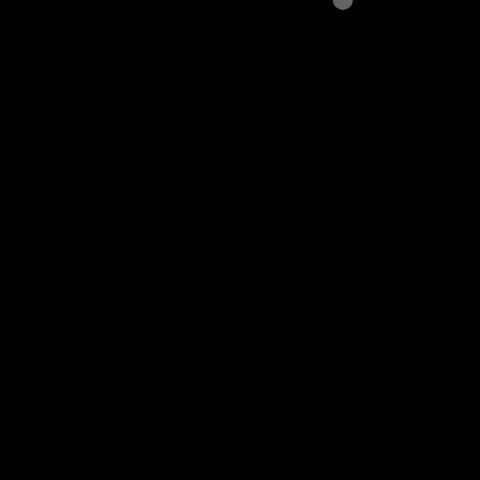
Frame 1 (no input)
Frame 60 (no input): identical to frame 1, image omitted
Frame 120 (the mouse pressed at the canvas centre since frame 60): identical to frame 1, image omitted

The p5.js sketch that drew this single still picture (run headless with seeded random() and noise() and a simulated clock; from frame 60 on, the mouse is pressed at the canvas centre):

// p5.js sketch
// ── sketch.js
var myX;
var myY;
var mySize;
var myTargetX;
var myTargetY;

function setup () {
	createCanvas(480, 480);
	
	mySize = 20;
	myX = random(width);
	myY = random(height);
	myTargetX = myX;
	myTargetY = myY;
	noStroke();

}

function draw() {
	background (0);
	var xDifferent = myTargetX - myX;
	var yDifferent = myTargetY - myY;
	var speed = 0.1;
	myX = myX + xDifferent * speed;
	myY = myY * yDifferent * speed;

	fill (100);

	ellipse(myX, myY, mySize, mySize);

}

function mouseClicked(){
	myTargetX = mouseX;
	myTargetY = mouseY;
}
